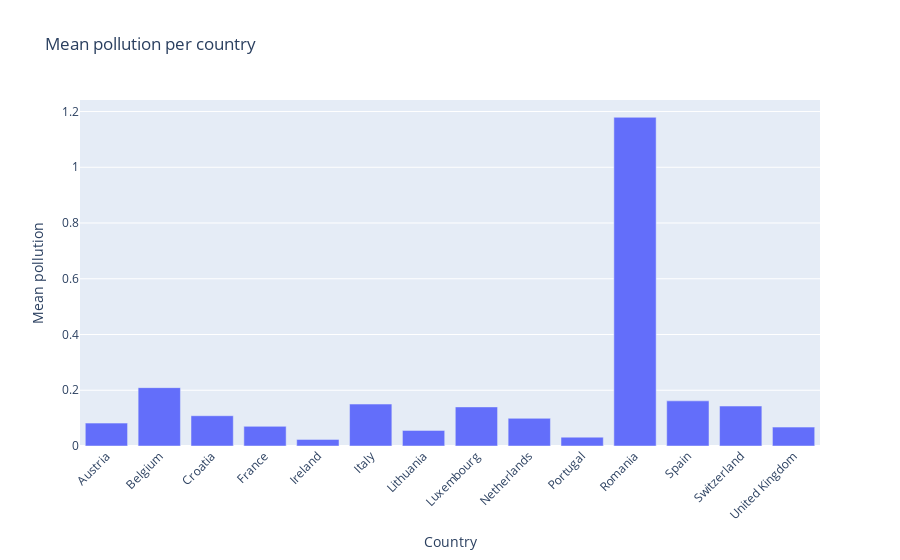

Here is the notebook cell this chart was saved with:
### Code cell
average_pollution = df.groupby('Country')['polution'].mean().reset_index()

fig = px.bar(average_pollution, x='Country', y='polution',
             title='Mean pollution per country')

fig.update_layout(xaxis_tickangle=-45, xaxis_title='Country', yaxis_title='Mean pollution')

fig.show()

### Figure 1 — Plotly figure (JSON) as saved in the notebook; plotly's stock layout.template omitted (floating-point values rounded to 4 significant figures)
{"data": [{"alignmentgroup": "True", "hovertemplate": "Country=%{x}<br>polution=%{y}<extra></extra>", "legendgroup": "", "marker": {"color": "#636efa", "pattern": {"shape": ""}}, "name": "", "offsetgroup": "", "orientation": "v", "showlegend": false, "textposition": "auto", "type": "bar", "x": ["Austria", "Belgium", "Croatia", "France", "Ireland", "Italy", "Lithuania", "Luxembourg", "Netherlands", "Portugal", "Romania", "Spain", "Switzerland", "United Kingdom"], "xaxis": "x", "y": [0.08208, 0.2094, 0.1086, 0.07049, 0.02368, 0.1504, 0.05596, 0.1402, 0.09924, 0.03167, 1.179, 0.1619, 0.1433, 0.06778], "yaxis": "y"}], "layout": {"barmode": "relative", "legend": {"tracegroupgap": 0}, "title": {"text": "Mean pollution per country"}, "xaxis": {"anchor": "y", "domain": [0, 1], "tickangle": -45, "title": {"text": "Country"}}, "yaxis": {"anchor": "x", "domain": [0, 1], "title": {"text": "Mean pollution"}}}}
